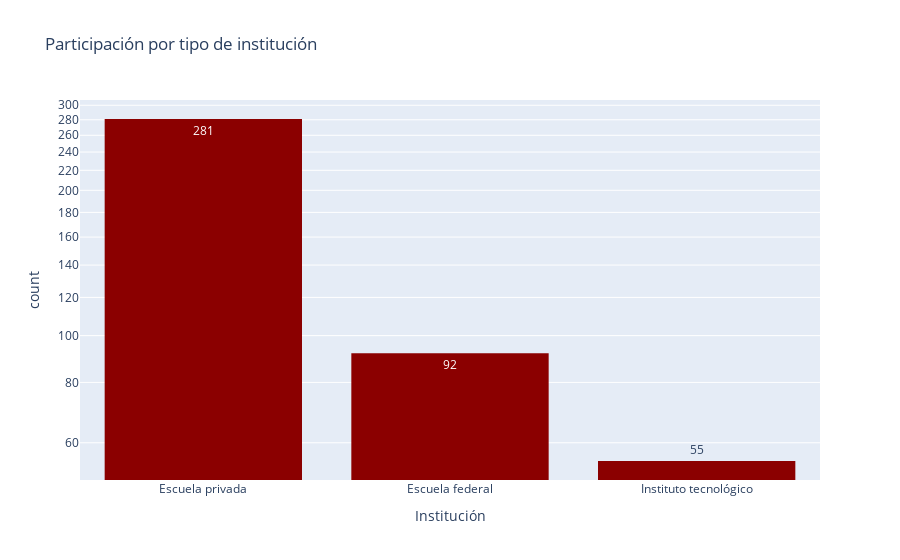

Here is the notebook cell this chart was saved with:
### Markdown cell above
### Institución

### Code cell
df['Institución'].fillna("Escuela privada", inplace = True)
df['Institución'] = df['Institución'].replace(['Escuela Privada'],'Escuela privada')

fig = px.histogram(df, x="Institución",
                   title='Participación por tipo de institución',
                   color_discrete_sequence=['darkred'],
                   log_y=True, # represent bars with log scale
                   text_auto= True
                   ).update_xaxes(categoryorder='total descending')
                   
fig.show()

### Figure 1 — Plotly figure (JSON) as saved in the notebook; plotly's stock layout.template omitted (floating-point values rounded to 4 significant figures; data arrays with more than 128 entries replaced by an {"elided": "..."} marker saying what was removed)
{"data": [{"alignmentgroup": "True", "bingroup": "x", "hovertemplate": "Institución=%{x}<br>count=%{y}<extra></extra>", "legendgroup": "", "marker": {"color": "darkred", "pattern": {"shape": ""}}, "name": "", "offsetgroup": "", "orientation": "v", "showlegend": false, "texttemplate": "%{value}", "type": "histogram", "x": {"elided": "428 str values"}, "xaxis": "x", "yaxis": "y"}], "layout": {"barmode": "relative", "legend": {"tracegroupgap": 0}, "title": {"text": "Participación por tipo de institución"}, "xaxis": {"anchor": "y", "categoryorder": "total descending", "domain": [0, 1], "title": {"text": "Institución"}}, "yaxis": {"anchor": "x", "domain": [0, 1], "title": {"text": "count"}, "type": "log"}}}
